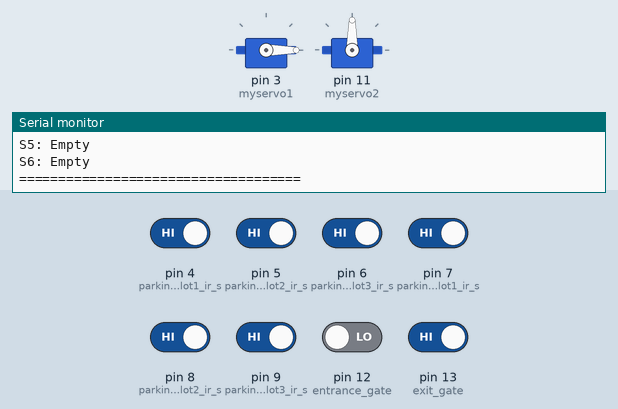
Simulated run of this sketch. Board: Arduino Uno, built with avr-gcc and run on an emulated ATmega328P. On the bench: 2 × servo, the last lines printed to the serial monitor. Inputs (shaded band) come from the test bench; at power-on: pin 4 (parking1_slot1_ir_s), pin 5 (parking1_slot2_ir_s), pin 6 (parking1_slot3_ir_s), pin 7 (parking2_slot1_ir_s), pin 8 (parking2_slot2_ir_s), pin 9 (parking2_slot3_ir_s), pin 13 (exit_gate) HIGH, pin 12 (entrance_gate) LOW.

Above: at 7.7 s.
7.8 s: pin 13 (exit_gate) driven LOW
19.1 s: pin 12 (entrance_gate) driven HIGH
At 20.9 s:
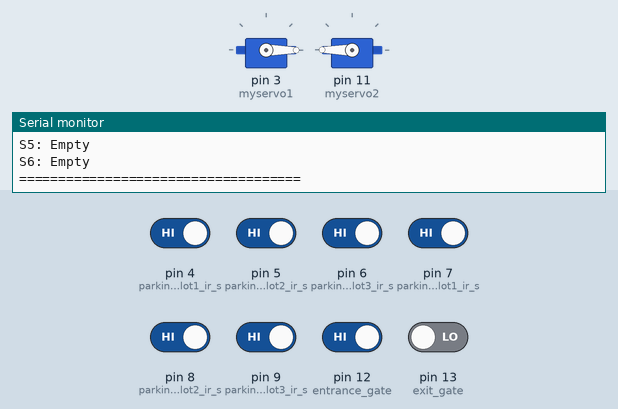
23.1 s: pin 13 (exit_gate) driven HIGH
At 23.9 s:
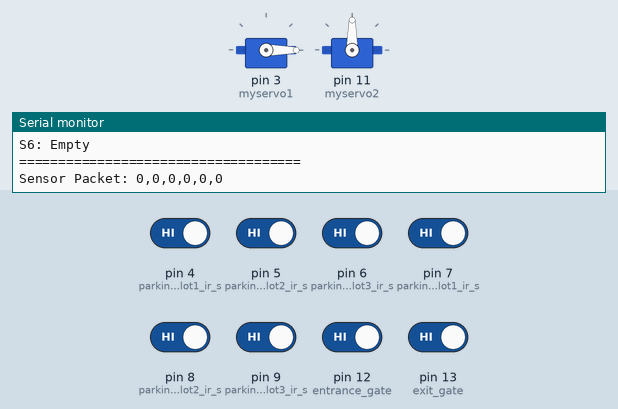
27.1 s: pin 12 (entrance_gate) driven LOW
At 30.9 s:
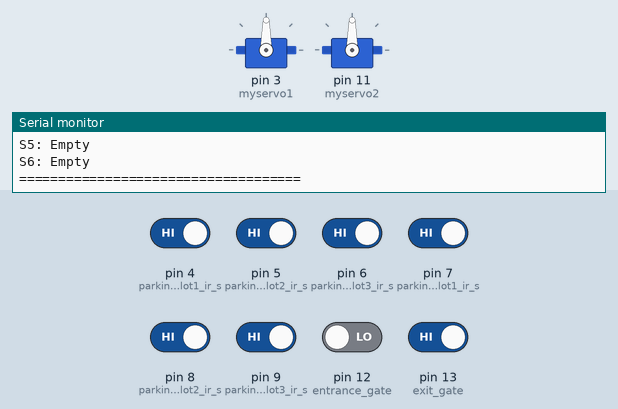
Timing chart, 0 to 32.6 s (numbered marks = the images above; inputs shaded):
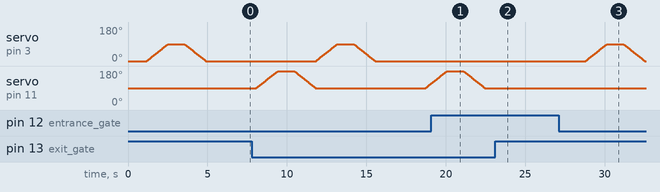

Measured:
- after the input at 19.1 s, servo on pin 3 (myservo1): stays 0° (without the input it goes to 2° after 3.4 s)
- after the input at 23.1 s, servo on pin 11 (myservo2): stays 90° (without the input it goes to 91° after 2.5 s)
- after the input at 27.1 s, servo on pin 3 (myservo1): rises from 0° to 90° in 1.4 s, then falls to 0° in 2.4 s
- by itself, servo on pin 3 (myservo1): rises from 0° to 90° in 1.3 s, then falls to 0° in 2.4 s

The sketch:

smartparkingsystem.ino
```cpp
#include <Servo.h>
#include <Arduino.h>

Servo myservo1;  // Entrance gate servo
Servo myservo2;  // Exit gate servo

// IR sensor pins
#define parking1_slot1_ir_s  4
#define parking1_slot2_ir_s  5
#define parking1_slot3_ir_s  6
#define parking2_slot1_ir_s  7
#define parking2_slot2_ir_s  8
#define parking2_slot3_ir_s  9

#define entrance_gate 12
#define exit_gate     13

int pos1 = 90;  // Entrance gate angle
int pos2 = 90;  // Exit gate angle
int S1=0, S2=0, S3=0, S4=0, S5=0, S6=0;
int slot = 6;

String sensor1, sensor2, sensor3, sensor4, sensor5, sensor6;
String cdata = "";

void setup() {
  Serial.begin(9600);

  pinMode(parking1_slot1_ir_s, INPUT);
  pinMode(parking1_slot2_ir_s, INPUT);
  pinMode(parking1_slot3_ir_s, INPUT);
  pinMode(parking2_slot1_ir_s, INPUT);
  pinMode(parking2_slot2_ir_s, INPUT);
  pinMode(parking2_slot3_ir_s, INPUT);

  pinMode(entrance_gate, INPUT);
  pinMode(exit_gate, INPUT);

  myservo1.attach(3);
  myservo2.attach(11);
  myservo1.write(0);
}

void Read_Sensor() {
  S1 = digitalRead(parking1_slot1_ir_s) == LOW ? 1 : 0;
  S2 = digitalRead(parking1_slot2_ir_s) == LOW ? 1 : 0;
  S3 = digitalRead(parking1_slot3_ir_s) == LOW ? 1 : 0;
  S4 = digitalRead(parking2_slot1_ir_s) == LOW ? 1 : 0;
  S5 = digitalRead(parking2_slot2_ir_s) == LOW ? 1 : 0;
  S6 = digitalRead(parking2_slot3_ir_s) == LOW ? 1 : 0;

  slot = 6 - (S1 + S2 + S3 + S4 + S5 + S6);

  Serial.println("========== PARKING STATUS ==========");
  if (slot == 0) {
    Serial.println("Sorry, No Parking Space Available.");
  } else {
    Serial.print("Available Slots: ");
    Serial.println(slot);
  }

  Serial.print("S1: "); Serial.println(S1 ? "Filled" : "Empty");
  Serial.print("S2: "); Serial.println(S2 ? "Filled" : "Empty");
  Serial.print("S3: "); Serial.println(S3 ? "Filled" : "Empty");
  Serial.print("S4: "); Serial.println(S4 ? "Filled" : "Empty");
  Serial.print("S5: "); Serial.println(S5 ? "Filled" : "Empty");
  Serial.print("S6: "); Serial.println(S6 ? "Filled" : "Empty");
  Serial.println("====================================");

  delay(1000);
}

void loop() {
  Read_Sensor();

  p1slot1(); p1slot2(); p1slot3();
  p2slot1(); p2slot2(); p2slot3();
  gates();

  // Sensor packet for optional logging
  cdata = sensor1 + "," + sensor2 + "," + sensor3 + "," + sensor4 + "," + sensor5 + "," + sensor6;
  Serial.print("Sensor Packet: ");
  Serial.println(cdata);

  delay(2000);
}

// Slot sensing and string encoding
void p1slot1() { sensor1 = digitalRead(parking1_slot1_ir_s) == LOW ? "255" : "0"; delay(10); }
void p1slot2() { sensor2 = digitalRead(parking1_slot2_ir_s) == LOW ? "255" : "0"; delay(10); }
void p1slot3() { sensor3 = digitalRead(parking1_slot3_ir_s) == LOW ? "255" : "0"; delay(10); }
void p2slot1() { sensor4 = digitalRead(parking2_slot1_ir_s) == LOW ? "255" : "0"; delay(10); }
void p2slot2() { sensor5 = digitalRead(parking2_slot2_ir_s) == LOW ? "255" : "0"; delay(10); }
void p2slot3() { sensor6 = digitalRead(parking2_slot3_ir_s) == LOW ? "255" : "0"; delay(10); }

void gates() {
  if (digitalRead(exit_gate) == LOW) {
    for (pos2 = 90; pos2 <= 180 ; pos2++) {
      myservo2.write(pos2);
      delay(15);
    }
    delay(1000);
    for (pos2 = 180; pos2 >= 90; pos2--) {
      myservo2.write(pos2);
      delay(15);
    }
  }

  if ((S1 + S2 + S3 + S4 + S5 + S6) < 6 && digitalRead(entrance_gate) == LOW) {
    for (pos1 = 0; pos1 <= 90; pos1++) {
      myservo1.write(pos1);
      delay(15);
    }
    delay(1000);
    for (pos1 = 90; pos1 >= 0; pos1--) {
      myservo1.write(pos1);
      delay(15);
    }
  }
}
```
